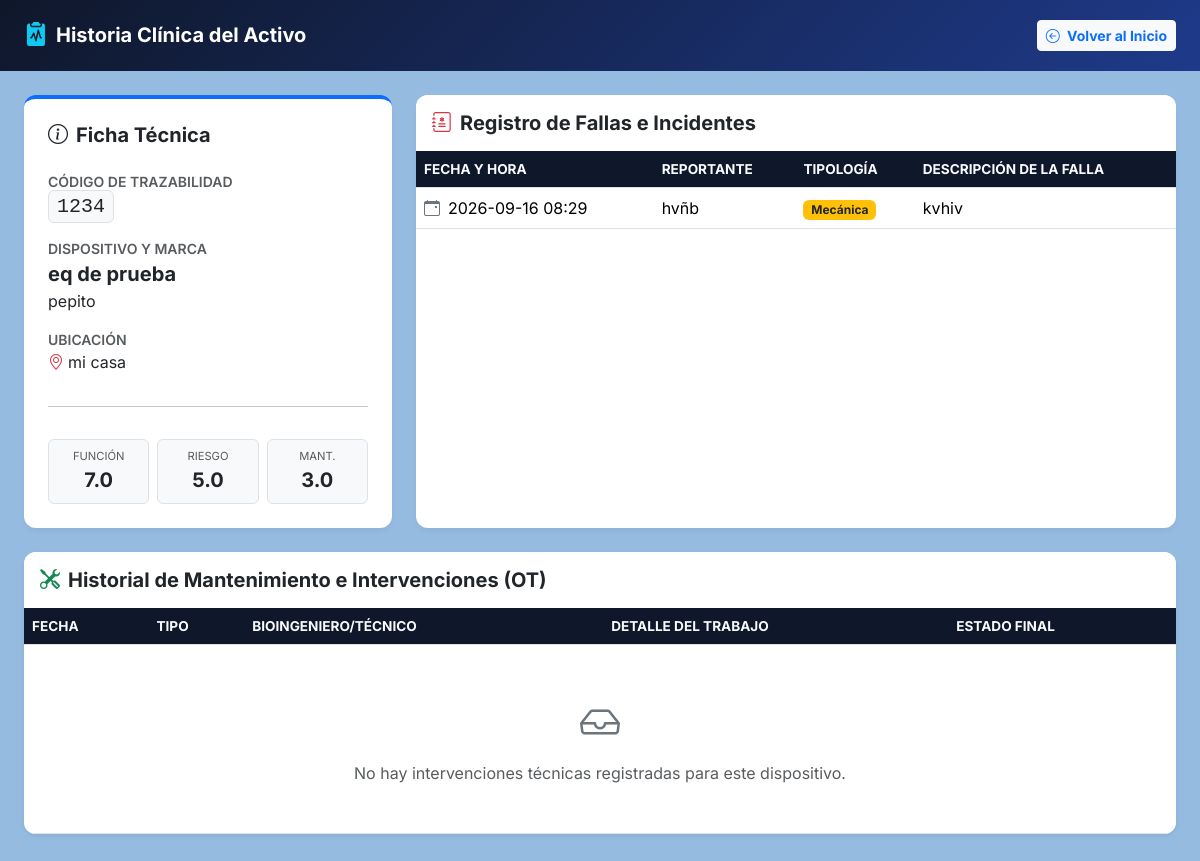
The page /equipo/1 on the database as committed earlier.
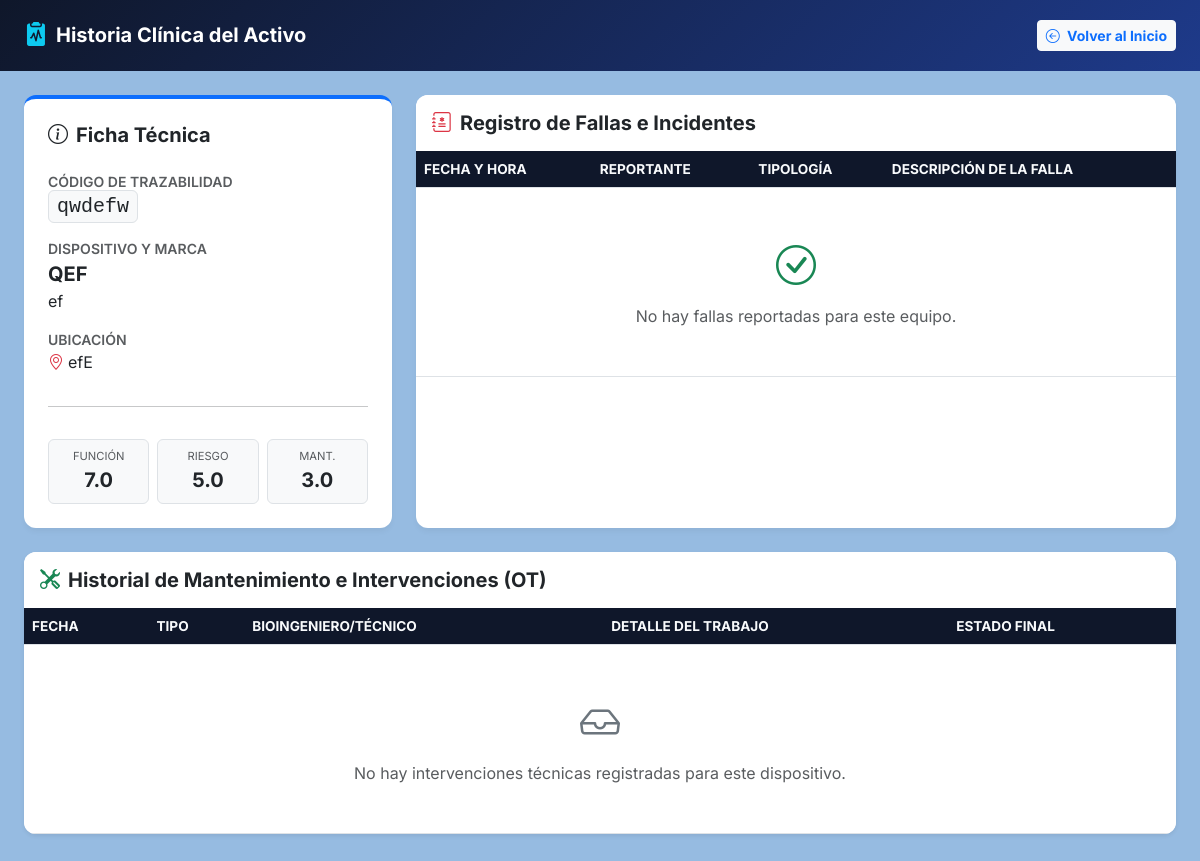
The same page on the database as committed later.
### tables this page shows
CREATE TABLE equipos (
        id INTEGER PRIMARY KEY AUTOINCREMENT,
        codigo_trazabilidad TEXT UNIQUE NOT NULL,
        numero_serie TEXT NOT NULL,
        nombre TEXT NOT NULL,
        marca TEXT NOT NULL,
        ubicacion TEXT NOT NULL,
        puntaje_funcion REAL DEFAULT 5.0,
        puntaje_aplicacion REAL DEFAULT 5.0,
        puntaje_mantenimiento REAL DEFAULT 3.0,
        manual_url TEXT,
        estado TEXT DEFAULT 'Activo'
        
    );

CREATE TABLE historial_fallas (
        id INTEGER PRIMARY KEY AUTOINCREMENT,
        equipo_id INTEGER NOT NULL,
        fecha_falla TEXT NOT NULL,
        usuario_reporta TEXT NOT NULL,
        tipo_mantenimiento TEXT NOT NULL,
        descripcion TEXT NOT NULL,
        FOREIGN KEY (equipo_id) REFERENCES equipos (id) ON DELETE CASCADE
    );

### app.py (the view)
@app.route("/equipo/<int:equipo_id>")
def detalle_equipo(equipo_id):
    equipo, fallas, intervenciones = obtener_historia_completa(equipo_id)
    return render_template("detalle.html", equipo=equipo, fallas=fallas, intervenciones=intervenciones)

### db.py (called while the page is built)
def obtener_conexion():
    conexion = sqlite3.connect(RUTA_BD)
    conexion.row_factory = sqlite3.Row
    conexion.execute("PRAGMA foreign_keys = ON;")
    return conexion

def obtener_historia_completa(equipo_id):
    conexion = obtener_conexion()
    try:
        equipo = conexion.execute("SELECT * FROM equipos WHERE id = ?", (equipo_id,)).fetchone()
        fallas = conexion.execute("SELECT * FROM historial_fallas WHERE equipo_id = ? ORDER BY id DESC", (equipo_id,)).fetchall()
        intervenciones = conexion.execute("SELECT * FROM intervenciones WHERE equipo_id = ? ORDER BY id DESC", (equipo_id,)).fetchall()
        return equipo, fallas, intervenciones
    finally:
        conexion.close()

### templates/detalle.html (shortened to what this page needs)
<!DOCTYPE html>
<html lang="es">
<head>
    <link href="https://cdn.jsdelivr.net/npm/bootstrap@5.3.3/dist/css/bootstrap.min.css" rel="stylesheet">
    <link rel="stylesheet" href="https://cdn.jsdelivr.net/npm/bootstrap-icons@1.11.3/font/bootstrap-icons.min.css">
</head>
<body>
<nav class="navbar navbar-dark navbar-custom py-3 mb-4">
    <div class="container-fluid px-4">
        <span class="navbar-brand mb-0 h1 d-flex align-items-center gap-2">
            <i class="bi bi-clipboard2-pulse-fill text-info fs-4"></i>
            <span class="fw-bold">Historia Clínica del Activo</span>
        </span>
        <a href="/" class="btn btn-light btn-sm fw-bold text-primary"><i class="bi bi-arrow-left-circle me-1"></i> Volver al Inicio</a>
    </div>
</nav>
<div class="container-fluid px-4 pb-5">
    <div class="row g-4">
        <div class="col-md-4">
            <div class="card p-4 h-100 border-top border-4 border-primary">
                <h5 class="fw-bold text-dark mb-4"><i class="bi bi-info-circle me-2"></i>Ficha Técnica</h5>
                <div class="mb-3">
                    <small class="text-muted d-block fw-semibold">CÓDIGO DE TRAZABILIDAD</small>
                    <span class="fs-5 font-monospace bg-light px-2 py-1 border rounded">{{ equipo.codigo_trazabilidad }}</span>
                </div>
                <div class="mb-3">
                    <small class="text-muted d-block fw-semibold">DISPOSITIVO Y MARCA</small>
                    <div class="fs-5 fw-bold">{{ equipo.nombre }}</div>
                    <div>{{ equipo.marca }}</div>
                </div>
                <div class="mb-3">
                    <small class="text-muted d-block fw-semibold">UBICACIÓN</small>
                    <div><i class="bi bi-geo-alt text-danger me-1"></i>{{ equipo.ubicacion }}</div>
                </div>
                <hr>
                <div class="row text-center g-2 mt-2">
                    <div class="col-4">
                        <div class="p-2 bg-light rounded border">
                            <small class="d-block text-muted" style="font-size: 0.7rem;">FUNCIÓN</small>
                            <span class="fw-bold fs-5">{{ equipo.puntaje_funcion }}</span>
                        </div>
                    </div>
                    <div class="col-4">
                        <div class="p-2 bg-light rounded border">
                            <small class="d-block text-muted" style="font-size: 0.7rem;">RIESGO</small>
                            <span class="fw-bold fs-5">{{ equipo.puntaje_aplicacion }}</span>
                        </div>
                    </div>
                    <div class="col-4">
                        <div class="p-2 bg-light rounded border">
                            <small class="d-block text-muted" style="font-size: 0.7rem;">MANT.</small>
                            <span class="fw-bold fs-5">{{ equipo.puntaje_mantenimiento }}</span>
                        </div>
                    </div>
                </div>
            </div>
        </div>
        <div class="col-md-8">
            <div class="card overflow-hidden h-100">
                <div class="card-header bg-white py-3 border-0">
                    <h5 class="fw-bold mb-0 text-dark"><i class="bi bi-journal-medical text-danger me-2"></i>Registro de Fallas e Incidentes</h5>
                </div>
                <div class="table-responsive">
                    <table class="table table-hover align-middle mb-0">
                        <thead>
                            <tr>
                                <th>Fecha y Hora</th>
                                <th>Reportante</th>
                                <th>Tipología</th>
                                <th>Descripción de la Falla</th>
                            </tr>
                        </thead>
                        <tbody>
                            {% for falla in fallas %}
                            <tr>
                                <td class="text-nowrap"><i class="bi bi-calendar-event me-2 text-secondary"></i>{{ falla.fecha_falla }}</td>
                                <td>{{ falla.usuario_reporta }}</td>
                                <td><span class="badge bg-warning text-dark">{{ falla.tipo_mantenimiento }}</span></td>
                                <td>{{ falla.descripcion }}</td>
                            </tr>
                            {% else %}
                            <tr>
                                <td colspan="4" class="text-center py-5 text-muted">
                                    <i class="bi bi-check-circle fs-1 d-block mb-2 text-success"></i>
                                    No hay fallas reportadas para este equipo.
                                </td>
                            </tr>
                            {% endfor %}
                        </tbody>
                    </table>
                </div>
            </div>
        </div>
        <div class="col-12 mt-4">
            <div class="card overflow-hidden shadow-sm">
                <div class="card-header bg-white py-3 border-0">
                    <h5 class="fw-bold mb-0 text-dark"><i class="bi bi-tools text-success me-2"></i>Historial de Mantenimiento e Intervenciones (OT)</h5>
                </div>
                <div class="table-responsive">
                    <table class="table table-hover align-middle mb-0">
                        <thead>
                            <tr>
                                <th>Fecha</th>
                                <th>Tipo</th>
                                <th>Bioingeniero/Técnico</th>
                                <th>Detalle del Trabajo</th>
                                <th>Estado Final</th>
                            </tr>
                        </thead>
                        <tbody>
                            {% for ot in intervenciones %}
                            <tr>
                                <td class="text-nowrap"><i class="bi bi-calendar-check me-2 text-secondary"></i>{{ ot.fecha_intervencion }}</td>
                                <td><span class="badge bg-success-subtle text-success-emphasis">{{ ot.tipo_intervencion }}</span></td>
                                <td>{{ ot.usuario_interviene }}</td>
                                <td>
                                    <strong>{{ ot.descripcion }}</strong><br>
                                    <small class="text-muted">Repuestos: {{ ot.repuestos_utilizados }} | Horas: {{ ot.tiempo_intervencion }}h</small>
                                </td>
                                <td>
                                    {% if ot.estado_final == 'Operativo' %}
                                    <span class="text-success fw-bold"><i class="bi bi-check-circle-fill me-1"></i>Operativo</span>
                                    {% else %}
                                    <span class="text-danger fw-bold"><i class="bi bi-x-circle-fill me-1"></i>{{ ot.estado_final }}</span>
                                    {% endif %}
                                </td>
                            </tr>
                            {% else %}
                            <tr>
                                <td colspan="5" class="text-center py-5 text-muted">
                                    <i class="bi bi-inbox fs-1 d-block mb-2 text-secondary"></i>
                                    No hay intervenciones técnicas registradas para este dispositivo.
                                </td>
                            </tr>
                            {% endfor %}
                        </tbody>
                    </table>
                </div>
            </div>
        </div>
    </div>
</div>
</body>
</html>

### templates/detalle.html (style rules this page uses)
body { font-family: 'Inter', sans-serif; background-color: #96bbe1; color: #1e293b; }
.navbar-custom { background: linear-gradient(135deg, #0f172a 0%, #1e3a8a 100%); }
.card { border: none; border-radius: 12px; box-shadow: 0 4px 6px -1px rgba(0,0,0,0.05); }
.table thead th { background-color: #0f172a; color: #f8fafc; font-size: 0.85rem; text-transform: uppercase; }

Rows that differ between the two databases and show on the page:
removed historial_fallas: fecha_falla "2026-09-16 08:29", usuario_reporta "hvñb", tipo_mantenimiento "Mecánica", descripcion "kvhiv"
changed equipos: codigo_trazabilidad "1234" → "qwdefw"; nombre "eq de prueba" → "QEF"; marca "pepito" → "ef"; ubicacion "mi casa" → "efE"
Other text that changed with them:
text now shown: "No hay fallas reportadas para este equipo."
